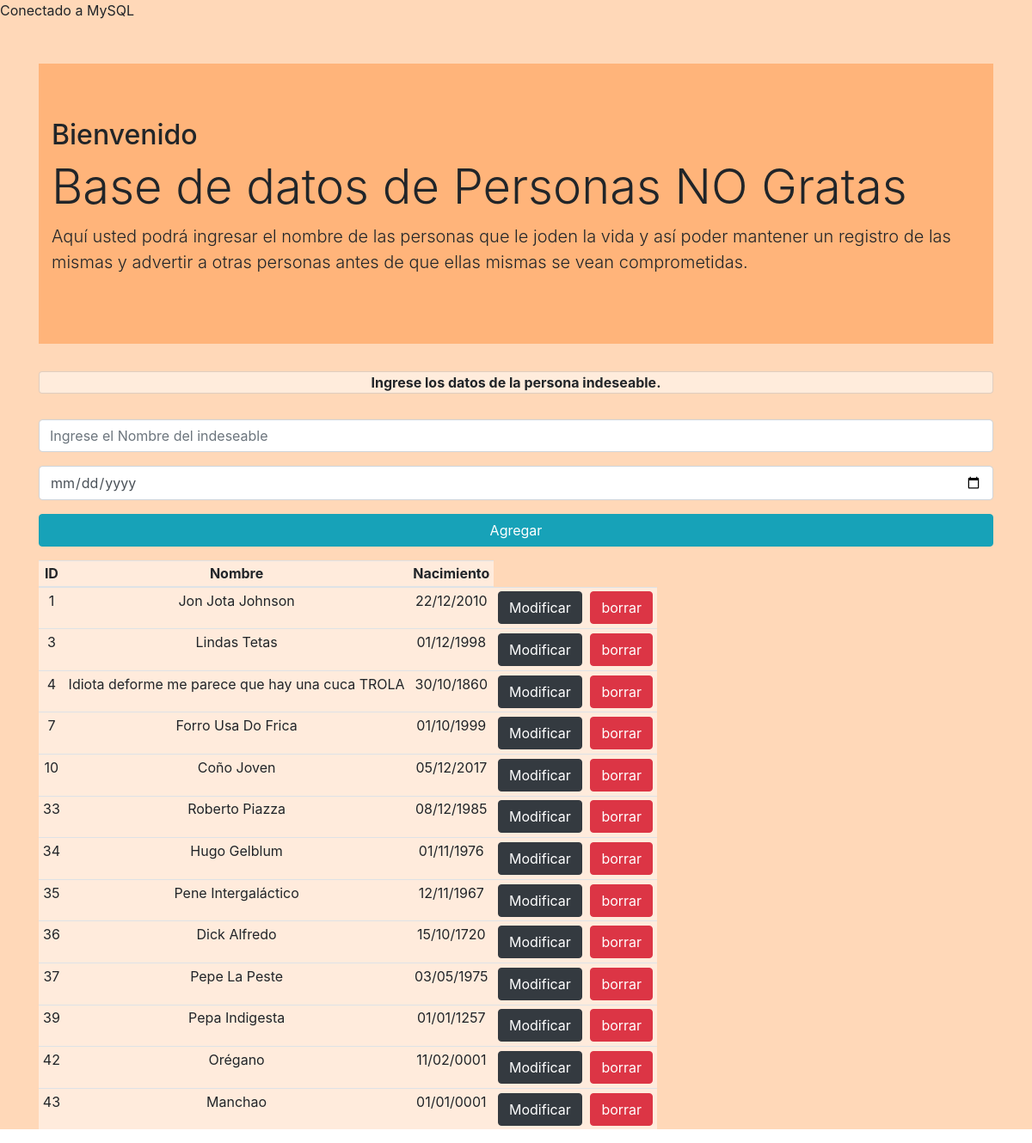
/base-fac/index.php, run on the app's committed database.
### tables this page shows
CREATE TABLE `indeseables` (
  `id` int(11) NOT NULL,
  `nombre` varchar(100) NOT NULL,
  `nacimiento` date NOT NULL
);

### base-fac/index.php (the view, shortened to what this page needs)
<?php
	require_once("connection.php");
?>
<!DOCTYPE html>
<html>
	<head>
		<link rel="stylesheet" href="https://maxcdn.bootstrapcdn.com/bootstrap/4.0.0-beta.2/css/bootstrap.min.css">
	</head>
	<body>
		<div class="fondo">
			<div class="container" style="margin-top: 50px;">
				<div class="jumbotron jumbotron-fluid">
			  		<div class="container">
			    		<h2 class="display-5">Bienvenido</h2>
			    		<h2 class="display-4">Base de datos de Personas NO Gratas</h2>
			    		<p class="lead">Aquí usted podrá ingresar el nombre de las personas que le joden la vida y así poder mantener un registro de las mismas
				y advertir a otras personas antes de que ellas mismas se vean comprometidas.</p>
			  		</div>
				</div>
				<div class="card">
				<p class="card-text" style="text-align: center; font-weight: bold;">Ingrese los datos de la persona indeseable.</p>
				</div>
				<form id="formulario" action="#" method="POST">
				<div class="input-group mb-3" style="margin-top: 30px">
				<input type="text" class="form-control" id="nombre" name="nombre" placeholder="Ingrese el Nombre del indeseable">
				</div>
				<div class="input-group mb-3">
				<input type="date" class="form-control" id="nacimiento" name="nacimiento" >
				</div>
				<button class="btn btn-block btn-info" type="submit">Agregar</button>
				</form>
			</div>
			<div class="container" style="text-align: center; ">
			<?php
			    $sql = $mdb->prepare("SELECT id, nombre, nacimiento FROM indeseables") ;
			    $sql->execute() ;
			?>
					<table class="table table-hover table-inverse table-sm table-responsive ">
					    <thead>
					        <tr>
					            <th>ID</th>
					            <th>Nombre</th>
					            <th>Nacimiento</th>
					        </tr>
					    </thead>
					    <tbody>
					        <?php while( $row = $sql->fetch()) : ?>
					        	<?php
								$date = date_create($row['nacimiento']);
								$fecha = date_format($date, 'd/m/Y');
								?>
					        <tr>
					            <td><?php echo $row['id']; ?></td>
					            <td><?php echo $row['nombre']; ?></td>
					            <td><?php echo $fecha; ?></td>
					            <td><?php echo "<a href=\"mod.php?id=$row[id]\" name=\"borrar\" class=\"btn btn-dark\">Modificar</a>" ?> </td>
					            <td><?php echo "<a href=\"del.php?id=$row[id]\" onClick=\"return confirm('¿Seguro querés borrar a $row[nombre] del registro?')\" name=\"borrar\" class=\"btn btn-danger\">borrar</a></td>" ?></td>
					        </tr>
					        <?php endwhile ?>
					    </tbody>
					</table>
			</div>
		</div>
	</body>
</html>

### base-fac/index.php (style rules this page uses)
td,th { text-align: center; vertical-align: center; padding-bottom: 0.5em; background-color: rgba(255,255,255,0.5); }
.jumbotron { background-color: rgba(255,155,80,0.6); background-blend-mode: luminosity; }
.card { background-color: rgba(255,255,255,0.5); }
table { background-color: rgba(255,255,255,0.5); }
body { background-color: rgba(255,200,155,0.7); }
html { background: url('https://upload.wikimedia.org/wikipedia/commons/0/0f/Mario_Hart.jpg') no-repeat center center fixed; -webkit-background-size: cover; -moz-background-size: cover; background-size: cover; -o-background-size: cover; }

### data on the page
indeseables: id "1", nombre "Jon Jota Johnson", nacimiento "22/12/2010"
indeseables: id "3", nombre "Lindas Tetas", nacimiento "01/12/1998"
indeseables: id "4", nombre "Idiota deforme me parece que hay una cuca TROLA", nacimiento "30/10/1860"
indeseables: id "7", nombre "Forro Usa Do Frica", nacimiento "01/10/1999"
indeseables: id "10", nombre "Coño Joven", nacimiento "05/12/2017"
indeseables: id "33", nombre "Roberto Piazza", nacimiento "08/12/1985"
indeseables: id "34", nombre "Hugo Gelblum", nacimiento "01/11/1976"
indeseables: id "35", nombre "Pene Intergaláctico", nacimiento "12/11/1967"
indeseables: id "36", nombre "Dick Alfredo", nacimiento "15/10/1720"
indeseables: id "37", nombre "Pepe La Peste", nacimiento "03/05/1975"
indeseables: id "39", nombre "Pepa Indigesta", nacimiento "01/01/1257"
indeseables: id "42", nombre "Orégano", nacimiento "11/02/0001"
indeseables: id "43", nombre "Manchao", nacimiento "01/01/0001"
